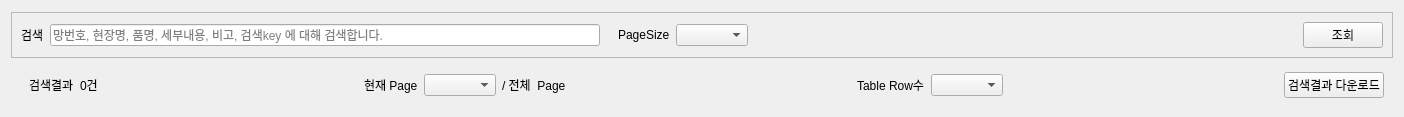
<?xml version="1.0" encoding="UTF-8"?>
<ui version="4.0">
 <class>Search</class>
 <widget class="QWidget" name="Search">
  <property name="geometry">
   <rect>
    <x>0</x>
    <y>0</y>
    <width>1404</width>
    <height>117</height>
   </rect>
  </property>
  <property name="windowTitle">
   <string>Form</string>
  </property>
  <layout class="QVBoxLayout" name="verticalLayout">
   <item>
    <widget class="QFrame" name="frame">
     <property name="sizePolicy">
      <sizepolicy hsizetype="Preferred" vsizetype="Fixed">
       <horstretch>0</horstretch>
       <verstretch>0</verstretch>
      </sizepolicy>
     </property>
     <property name="frameShape">
      <enum>QFrame::StyledPanel</enum>
     </property>
     <property name="frameShadow">
      <enum>QFrame::Raised</enum>
     </property>
     <layout class="QHBoxLayout" name="horizontalLayout">
      <item>
       <widget class="QLabel" name="label">
        <property name="text">
         <string>검색</string>
        </property>
       </widget>
      </item>
      <item>
       <widget class="QLineEdit" name="lineEdit_search">
        <property name="placeholderText">
         <string>망번호, 현장명, 품명, 세부내용, 비고, 검색key 에 대해 검색합니다.</string>
        </property>
       </widget>
      </item>
      <item>
       <widget class="QFrame" name="frame_Date">
        <property name="frameShape">
         <enum>QFrame::NoFrame</enum>
        </property>
        <property name="frameShadow">
         <enum>QFrame::Raised</enum>
        </property>
        <layout class="QHBoxLayout" name="horizontalLayout_2">
         <property name="leftMargin">
          <number>0</number>
         </property>
         <property name="topMargin">
          <number>0</number>
         </property>
         <property name="rightMargin">
          <number>0</number>
         </property>
         <property name="bottomMargin">
          <number>0</number>
         </property>
        </layout>
       </widget>
      </item>
      <item>
       <widget class="QFrame" name="frame_Surang">
        <property name="frameShape">
         <enum>QFrame::NoFrame</enum>
        </property>
        <property name="frameShadow">
         <enum>QFrame::Raised</enum>
        </property>
        <layout class="QHBoxLayout" name="horizontalLayout_9">
         <property name="leftMargin">
          <number>0</number>
         </property>
         <property name="topMargin">
          <number>0</number>
         </property>
         <property name="rightMargin">
          <number>0</number>
         </property>
         <property name="bottomMargin">
          <number>0</number>
         </property>
        </layout>
       </widget>
      </item>
      <item>
       <layout class="QFormLayout" name="formLayout_6">
        <property name="formAlignment">
         <set>Qt::AlignLeading|Qt::AlignLeft|Qt::AlignVCenter</set>
        </property>
        <item row="0" column="0">
         <widget class="QLabel" name="label_6">
          <property name="text">
           <string>PageSize</string>
          </property>
         </widget>
        </item>
        <item row="0" column="1">
         <widget class="QComboBox" name="comboBox_pageSize">
          <property name="currentText">
           <string/>
          </property>
         </widget>
        </item>
       </layout>
      </item>
      <item>
       <spacer name="horizontalSpacer">
        <property name="orientation">
         <enum>Qt::Horizontal</enum>
        </property>
        <property name="sizeHint" stdset="0">
         <size>
          <width>40</width>
          <height>20</height>
         </size>
        </property>
       </spacer>
      </item>
      <item>
       <widget class="QPushButton" name="PB_Search">
        <property name="sizePolicy">
         <sizepolicy hsizetype="Fixed" vsizetype="Fixed">
          <horstretch>0</horstretch>
          <verstretch>0</verstretch>
         </sizepolicy>
        </property>
        <property name="text">
         <string>조회</string>
        </property>
       </widget>
      </item>
     </layout>
    </widget>
   </item>
   <item>
    <widget class="QFrame" name="frame_Pagenation">
     <property name="sizePolicy">
      <sizepolicy hsizetype="Preferred" vsizetype="Fixed">
       <horstretch>0</horstretch>
       <verstretch>0</verstretch>
      </sizepolicy>
     </property>
     <property name="frameShape">
      <enum>QFrame::NoFrame</enum>
     </property>
     <property name="frameShadow">
      <enum>QFrame::Raised</enum>
     </property>
     <layout class="QHBoxLayout" name="horizontalLayout_4">
      <property name="topMargin">
       <number>0</number>
      </property>
      <property name="bottomMargin">
       <number>0</number>
      </property>
      <item>
       <widget class="QFrame" name="frame_2">
        <property name="frameShape">
         <enum>QFrame::NoFrame</enum>
        </property>
        <property name="frameShadow">
         <enum>QFrame::Raised</enum>
        </property>
        <layout class="QHBoxLayout" name="horizontalLayout_3">
         <item>
          <widget class="QLabel" name="label_7">
           <property name="text">
            <string>검색결과</string>
           </property>
          </widget>
         </item>
         <item>
          <widget class="QLabel" name="label_countTotal">
           <property name="text">
            <string>0건</string>
           </property>
          </widget>
         </item>
        </layout>
       </widget>
      </item>
      <item>
       <spacer name="horizontalSpacer_2">
        <property name="orientation">
         <enum>Qt::Horizontal</enum>
        </property>
        <property name="sizeHint" stdset="0">
         <size>
          <width>40</width>
          <height>20</height>
         </size>
        </property>
       </spacer>
      </item>
      <item>
       <widget class="QFrame" name="frame_3">
        <property name="frameShape">
         <enum>QFrame::NoFrame</enum>
        </property>
        <property name="frameShadow">
         <enum>QFrame::Raised</enum>
        </property>
        <layout class="QHBoxLayout" name="horizontalLayout_5">
         <item>
          <widget class="QLabel" name="label_8">
           <property name="text">
            <string>현재 Page</string>
           </property>
          </widget>
         </item>
         <item>
          <widget class="QComboBox" name="comboBox_current_Page"/>
         </item>
         <item>
          <widget class="QLabel" name="label_total_Page">
           <property name="text">
            <string>/ 전체  Page</string>
           </property>
          </widget>
         </item>
        </layout>
       </widget>
      </item>
      <item>
       <spacer name="horizontalSpacer_3">
        <property name="orientation">
         <enum>Qt::Horizontal</enum>
        </property>
        <property name="sizeHint" stdset="0">
         <size>
          <width>40</width>
          <height>20</height>
         </size>
        </property>
       </spacer>
      </item>
      <item>
       <widget class="QFrame" name="frame_6">
        <property name="sizePolicy">
         <sizepolicy hsizetype="Preferred" vsizetype="Fixed">
          <horstretch>0</horstretch>
          <verstretch>0</verstretch>
         </sizepolicy>
        </property>
        <property name="frameShape">
         <enum>QFrame::NoFrame</enum>
        </property>
        <property name="frameShadow">
         <enum>QFrame::Raised</enum>
        </property>
        <layout class="QHBoxLayout" name="horizontalLayout_6"/>
       </widget>
      </item>
      <item>
       <widget class="QFrame" name="frame_7">
        <property name="sizePolicy">
         <sizepolicy hsizetype="Preferred" vsizetype="Fixed">
          <horstretch>0</horstretch>
          <verstretch>0</verstretch>
         </sizepolicy>
        </property>
        <property name="frameShape">
         <enum>QFrame::NoFrame</enum>
        </property>
        <property name="frameShadow">
         <enum>QFrame::Raised</enum>
        </property>
        <layout class="QHBoxLayout" name="horizontalLayout_7">
         <item>
          <widget class="QLabel" name="label_10">
           <property name="text">
            <string>Table Row수</string>
           </property>
          </widget>
         </item>
         <item>
          <widget class="Combo_table_row" name="comboBox_countOnPage"/>
         </item>
        </layout>
       </widget>
      </item>
      <item>
       <widget class="QFrame" name="frame_5">
        <property name="sizePolicy">
         <sizepolicy hsizetype="Preferred" vsizetype="Fixed">
          <horstretch>0</horstretch>
          <verstretch>0</verstretch>
         </sizepolicy>
        </property>
        <property name="frameShape">
         <enum>QFrame::NoFrame</enum>
        </property>
        <property name="frameShadow">
         <enum>QFrame::Raised</enum>
        </property>
        <layout class="QHBoxLayout" name="horizontalLayout_8"/>
       </widget>
      </item>
      <item>
       <spacer name="horizontalSpacer_4">
        <property name="orientation">
         <enum>Qt::Horizontal</enum>
        </property>
        <property name="sizeHint" stdset="0">
         <size>
          <width>40</width>
          <height>20</height>
         </size>
        </property>
       </spacer>
      </item>
      <item>
       <widget class="QPushButton" name="PB_DownloadAll">
        <property name="text">
         <string>검색결과 다운로드</string>
        </property>
       </widget>
      </item>
     </layout>
    </widget>
   </item>
  </layout>
 </widget>
 <customwidgets>
  <customwidget>
   <class>Combo_table_row</class>
   <extends>QComboBox</extends>
   <header location="global">modules.PyQt.component.combo_custom</header>
  </customwidget>
 </customwidgets>
 <resources/>
 <connections/>
</ui>
